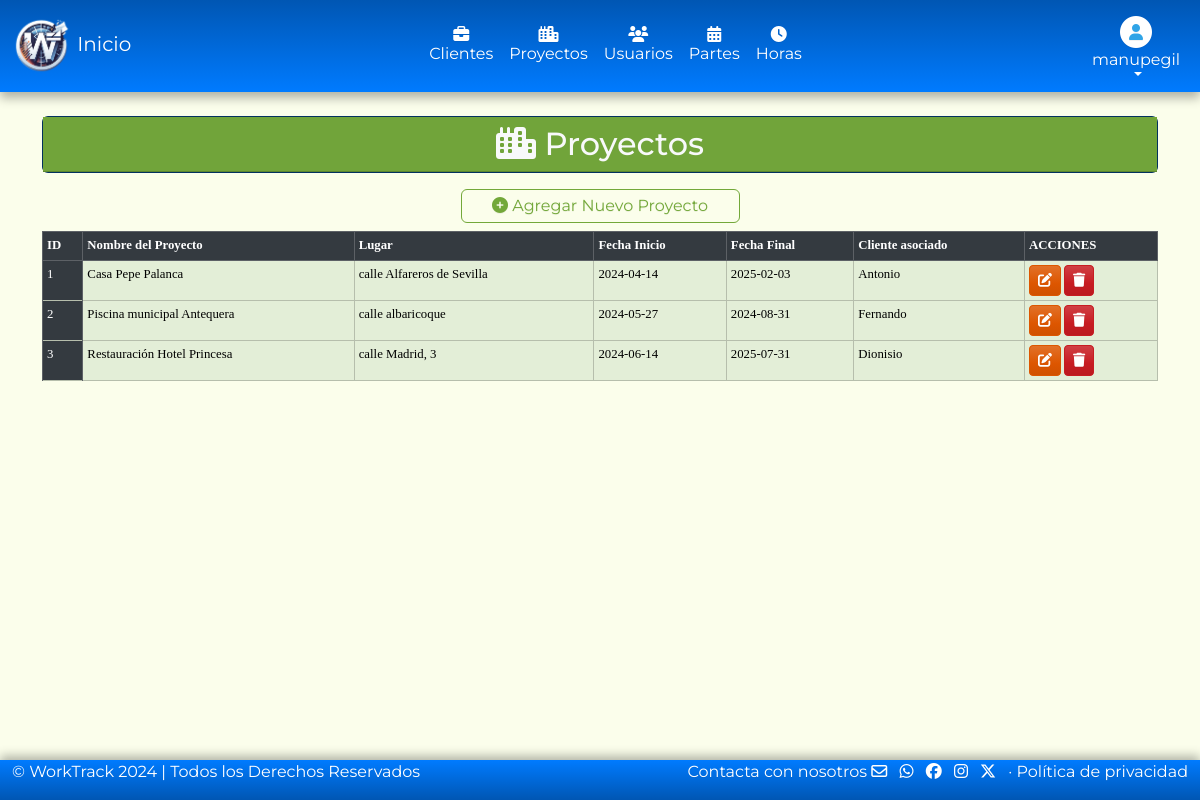
Screenshot of /models/proyectos/proyectos.php (signed in) with the database file from the repository.
### tables this page shows
CREATE TABLE `proyectos` (
  `idProyecto` int(11) NOT NULL,
  `nombre` varchar(100) DEFAULT NULL,
  `lugar` varchar(100) DEFAULT NULL,
  `fechaInicio` date DEFAULT NULL,
  `fechaFin` date DEFAULT NULL,
  `idCliente` int(11) DEFAULT NULL
);

CREATE TABLE `clientes` (
  `idCliente` int(11) NOT NULL,
  `nombre` varchar(100) DEFAULT NULL,
  `apellidos` varchar(100) DEFAULT NULL,
  `email` varchar(100) DEFAULT NULL,
  `telefono` varchar(9) DEFAULT NULL,
  `direccion` varchar(255) DEFAULT NULL,
  `comentarios` text DEFAULT NULL
);

### models/proyectos/proyectos.php (the view, shortened to what this page needs)
<?php
require '../../config/conexion.php';
$consultaProyecto = $conexionbd->prepare("SELECT proyectos.idProyecto, proyectos.nombre, proyectos.lugar, proyectos.fechaInicio, proyectos.fechaFin, clientes.nombre AS nombreCliente
    FROM proyectos INNER JOIN clientes ON proyectos.idCliente = clientes.idCliente
");
$consultaProyecto->execute();
?>
<!DOCTYPE html>
<html lang="es">
<head>
    <link rel="stylesheet" href="/proyectoWT/assets/css/bootstrap.min.css">
    <link rel="stylesheet" href="/proyectoWT/assets/css/all.min.css">
</head>
<header>
    <?php
    if ($_SESSION['rol'] == 1) {
        require_once('../headerAdmin.php');
    } elseif ($_SESSION['rol'] == 2) {
        require_once('../headerUser.php');
    }
    ?>
</header>
<body>
    <div class="container py-4">
        <div class="card text-bg-info mb-3">
            <span class="placeholder-wave col-12 placeholder-lg bg-success">
                <h2 class="card-header text-center text-light"><i class="fa-solid fa-city"></i> Proyectos</h2>
            </span>
        </div>
        <div class="d-grid col-3 mx-auto">
        <?php if ($_SESSION['rol'] == 1) : ?>
            <a href="#" class="btn btn-outline-success p-1" data-bs-toggle="modal" data-bs-target="#nuevoProyectoModal"><i class="fa-solid fa-circle-plus"></i> Agregar Nuevo Proyecto</a>
            <?php else : ?>
                <button class='btn btn-outline-success p-1' onclick="alert('No tienes permisos, contacta con el administrador.'); return false;"><i class='fa-solid fa-circle-plus'></i> Agregar Nuevo Proyecto</button>
            <?php endif; ?>
        </div>
        <div class="table-responsive-sm">
            <table class="table table-sm table-hover table-bordered mt-2" style="font-size: 0.8em;">
                <thead class="table-dark">
                    <tr>
                        <th>ID</th>
                        <th>Nombre del Proyecto</th>
                        <th>Lugar</th>
                        <th>Fecha Inicio</th>
                        <th>Fecha Final</th>
                        <th>Cliente asociado</th>
                        <th>ACCIONES</th>
                    </tr>
                </thead>
                <tbody class="table-success">
                    <?php while ($registro = $consultaProyecto->fetch(PDO::FETCH_ASSOC)) : ?>
                        <tr>
                            <td class='table-dark'><?= htmlspecialchars($registro['idProyecto']); ?></td>
                            <td><?= htmlspecialchars($registro['nombre']); ?></td>
                            <td><?= htmlspecialchars($registro['lugar']); ?></td>
                            <td><?= htmlspecialchars($registro['fechaInicio']); ?></td>
                            <td><?= htmlspecialchars($registro['fechaFin']); ?></td>
                            <td><?= htmlspecialchars($registro['nombreCliente']); ?></td>
                            <td>
                                <?php if ($_SESSION['rol'] == 1) : ?>
                                    <a href='#' class='btn btn-sm btn-warning' data-bs-toggle='modal' data-bs-target='#editarProyectoModal' data-bs-id='<?= htmlspecialchars($registro['idProyecto']); ?>'>
                                        <i class='fa-solid fa-pen-to-square'></i>
                                    </a>
                                    <a href='#' class='btn btn-sm btn-danger' data-bs-toggle='modal' data-bs-target='#eliminarProyectoModal' data-bs-id='<?= htmlspecialchars($registro['idProyecto']); ?>'>
                                        <i class='fa-solid fa-trash'></i>
                                    </a>
                                <?php else : ?>
                                    <button class='btn btn-sm btn-warning' onclick="alert('No tienes permisos, contacta con el administrador.'); return false;"><i class='fa-solid fa-pen-to-square'></i></button>
                                    <button class='btn btn-sm btn-danger' onclick="alert('No tienes permisos, contacta con el administrador.'); return false;"><i class='fa-solid fa-trash'></i></button>
                                <?php endif; ?>
                            </td>
                        </tr>
                    <?php endwhile; ?>
                </tbody>
            </table>
        </div>
    </div>
</body>
<footer>
    <?php
    require_once('../footer.php');
    ?>
</footer>
</html>

### models/headerUser.php (style rules this page uses)
body { font-family: 'Montserrat'; background-color: #fbfeeb; }
.table { font-family: 'Lucida Sans'; }

### rows the page displays
proyectos: idProyecto "1", nombre "Casa Pepe Palanca", lugar "calle Alfareros de Sevilla", fechaInicio "2024-04-14", fechaFin "2025-02-03", idCliente.nombre "Antonio"
proyectos: idProyecto "2", nombre "Piscina municipal Antequera", lugar "calle albaricoque", fechaInicio "2024-05-27", fechaFin "2024-08-31", idCliente.nombre "Fernando"
proyectos: idProyecto "3", nombre "Restauración Hotel Princesa", lugar "calle Madrid, 3", fechaInicio "2024-06-14", fechaFin "2025-07-31", idCliente.nombre "Dionisio"

### other values shown
$_SESSION['usuario'] "manupegil"
